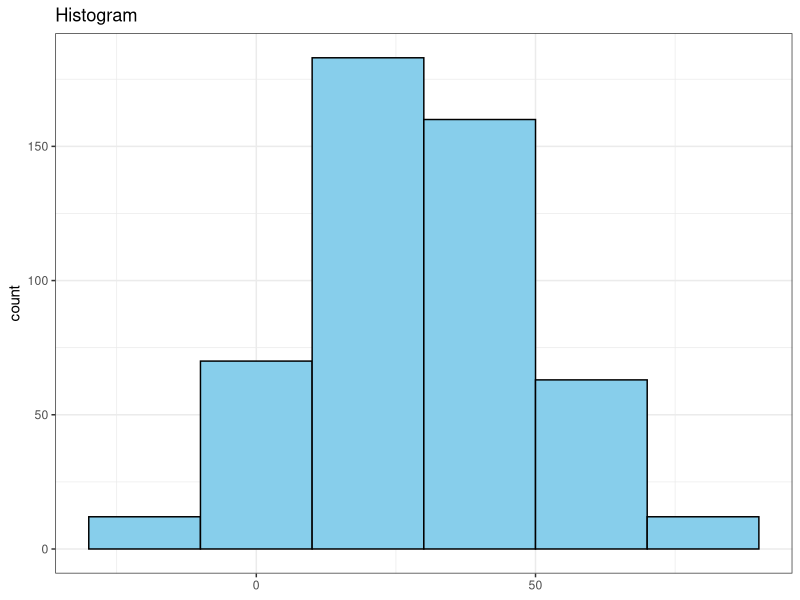
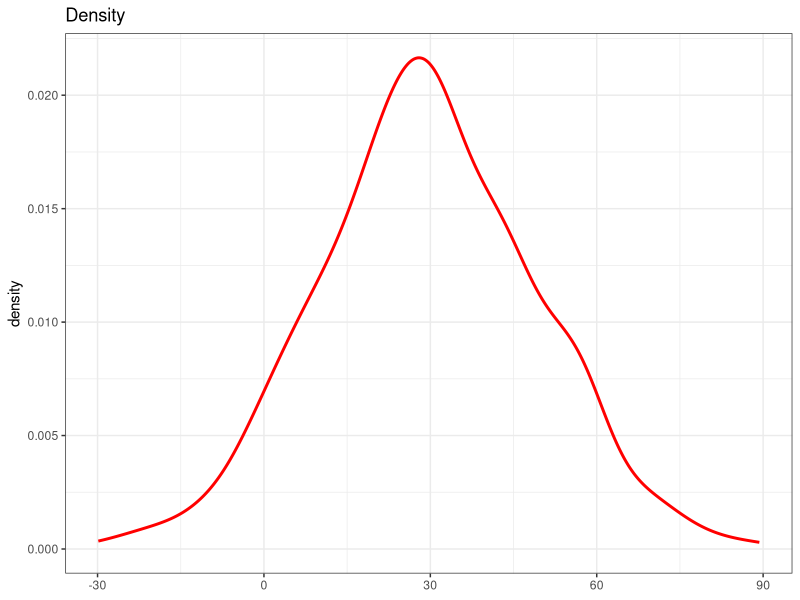
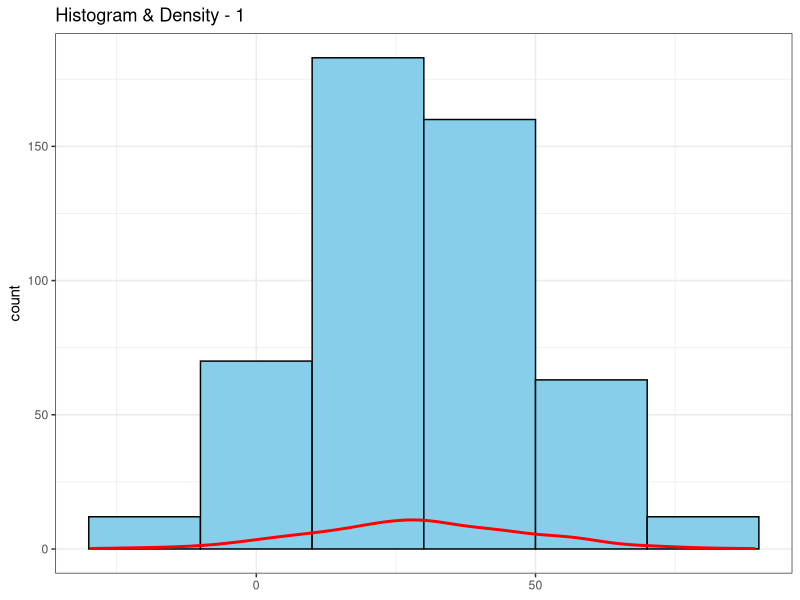
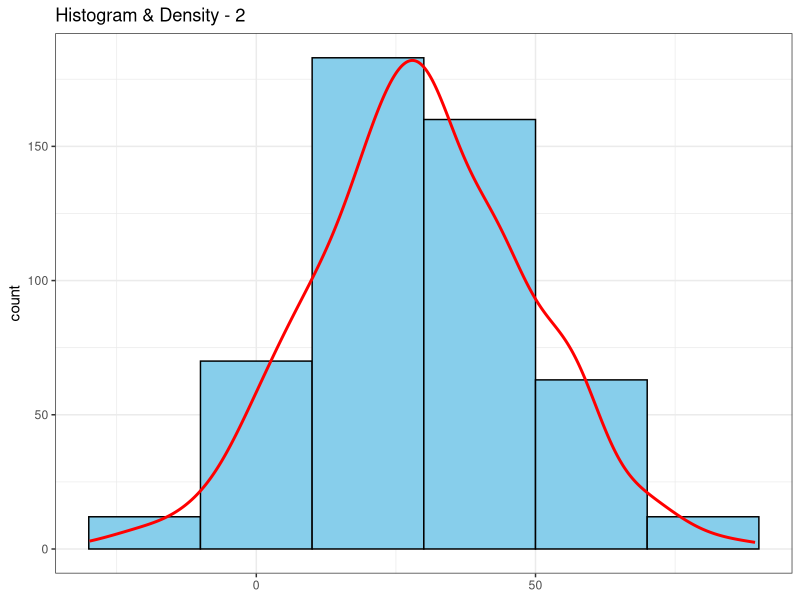
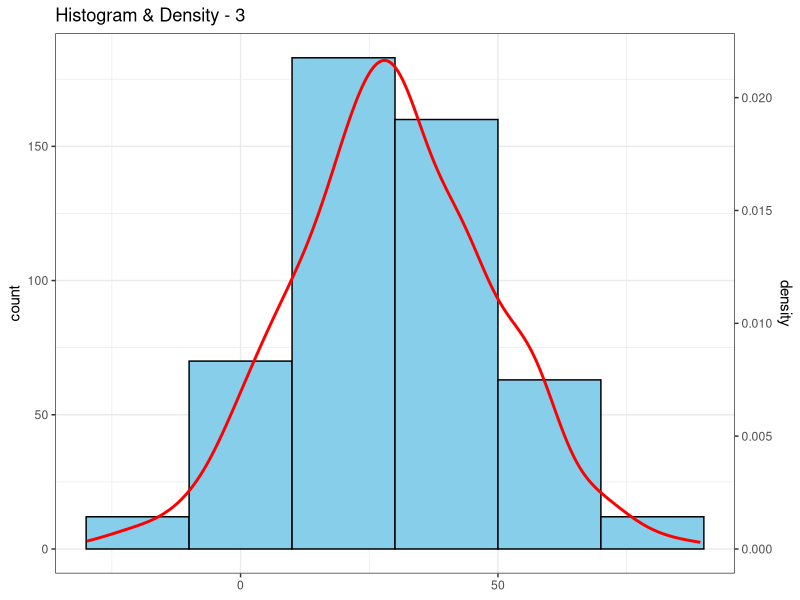

These figures' R source, in order:
## ---- chunk 1
if(!require(dplyr)){install.packages("dplyr")}
if(!require(ggplot2)){install.packages("ggplot2")}

theme_set(theme_bw())
set.seed(42)
df <- data.frame(
  continuous_var = rnorm(500, mean = 30, sd = 20)
)
## ---- chunk 2
n_bin = 20
df %>% 
  ggplot(aes(x = continuous_var, y = after_stat(count))) +
  geom_histogram(binwidth = n_bin, fill = "skyblue", color = "black") +
  labs(x = NULL, title = "Histogram")
## ---- chunk 3
df %>% 
  ggplot(aes(x = continuous_var)) +
  geom_density(color = "red", linewidth = 1) +
  labs(x = NULL, title = "Density")
## ---- chunk 4
n_bin = 20

df %>% 
  ggplot(aes(x = continuous_var, y = after_stat(count))) +
  geom_histogram(binwidth = n_bin, fill = "skyblue", color = "black") +
  geom_density(color = "red", linewidth = 1) +
  labs(x = NULL, title = "Histogram & Density - 1")
## ---- chunk 5
n_bin = 20
max_hist_bin <- max(table(cut(df$continuous_var, breaks = seq(min(df$continuous_var), max(df$continuous_var), by = n_bin))))
max_density_y <- max(density(df$continuous_var)$y)

df %>% 
  ggplot(aes(x = continuous_var, y = after_stat(count))) +
  geom_histogram(binwidth = n_bin, fill = "skyblue", color = "black") +
  geom_density(aes(y = after_stat(density) * max_hist_bin / max_density_y), color = "red", linewidth = 1) +
  labs(x = NULL, title = "Histogram & Density - 2")
## ---- chunk 6
n_bin = 20
max_hist_bin <- max(table(cut(df$continuous_var, breaks = seq(min(df$continuous_var), max(df$continuous_var), by = n_bin))))
max_density_y <- max(density(df$continuous_var)$y)

df %>% 
  ggplot(aes(x = continuous_var, y = after_stat(count))) +
  geom_histogram(binwidth = n_bin, fill = "skyblue", color = "black") +
  geom_density(aes(y = after_stat(density) * max_hist_bin / max_density_y), color = "red", linewidth = 1) +
  scale_y_continuous(sec.axis = sec_axis(~ . * max_density_y / max_hist_bin, name = "density")) +
  labs(x = NULL, title = "Histogram & Density - 3")
